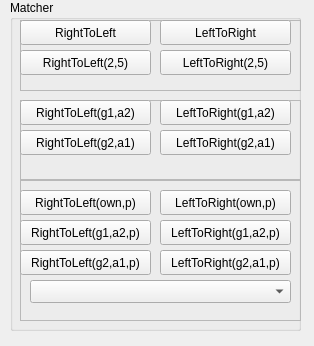
<ui version="4.0" >
 <class>TableWidgetMultMatchSelectFrameClass</class>
 <widget class="QFrame" name="TableWidgetMultMatchSelectFrameClass" >
  <property name="geometry" >
   <rect>
    <x>0</x>
    <y>0</y>
    <width>314</width>
    <height>346</height>
   </rect>
  </property>
  <property name="windowTitle" >
   <string>TableWidgetMultMatchSelectFrame</string>
  </property>
  <widget class="QGroupBox" name="groupBox" >
   <property name="geometry" >
    <rect>
     <x>10</x>
     <y>0</y>
     <width>291</width>
     <height>331</height>
    </rect>
   </property>
   <property name="title" >
    <string>Matcher</string>
   </property>
   <widget class="QFrame" name="frame_matchDifferent" >
    <property name="geometry" >
     <rect>
      <x>10</x>
      <y>100</y>
      <width>281</width>
      <height>80</height>
     </rect>
    </property>
    <property name="frameShape" >
     <enum>QFrame::StyledPanel</enum>
    </property>
    <property name="frameShadow" >
     <enum>QFrame::Raised</enum>
    </property>
    <widget class="QPushButton" name="pushButton_RL12" >
     <property name="geometry" >
      <rect>
       <x>0</x>
       <y>0</y>
       <width>131</width>
       <height>25</height>
      </rect>
     </property>
     <property name="text" >
      <string>RightToLeft(g1,a2)</string>
     </property>
    </widget>
    <widget class="QPushButton" name="pushButton_RL21" >
     <property name="geometry" >
      <rect>
       <x>0</x>
       <y>30</y>
       <width>131</width>
       <height>25</height>
      </rect>
     </property>
     <property name="text" >
      <string>RightToLeft(g2,a1)</string>
     </property>
    </widget>
    <widget class="QPushButton" name="pushButton_LR12" >
     <property name="geometry" >
      <rect>
       <x>140</x>
       <y>0</y>
       <width>131</width>
       <height>25</height>
      </rect>
     </property>
     <property name="text" >
      <string>LeftToRight(g1,a2)</string>
     </property>
    </widget>
    <widget class="QPushButton" name="pushButton_LR21" >
     <property name="geometry" >
      <rect>
       <x>140</x>
       <y>30</y>
       <width>131</width>
       <height>25</height>
      </rect>
     </property>
     <property name="text" >
      <string>LeftToRight(g2,a1)</string>
     </property>
    </widget>
   </widget>
   <widget class="QFrame" name="frame_matchIntern" >
    <property name="geometry" >
     <rect>
      <x>10</x>
      <y>20</y>
      <width>281</width>
      <height>71</height>
     </rect>
    </property>
    <property name="frameShape" >
     <enum>QFrame::StyledPanel</enum>
    </property>
    <property name="frameShadow" >
     <enum>QFrame::Raised</enum>
    </property>
    <widget class="QPushButton" name="pushButton_RL" >
     <property name="geometry" >
      <rect>
       <x>0</x>
       <y>0</y>
       <width>131</width>
       <height>25</height>
      </rect>
     </property>
     <property name="text" >
      <string>RightToLeft</string>
     </property>
    </widget>
    <widget class="QPushButton" name="pushButton_LR" >
     <property name="geometry" >
      <rect>
       <x>140</x>
       <y>0</y>
       <width>131</width>
       <height>25</height>
      </rect>
     </property>
     <property name="text" >
      <string>LeftToRight</string>
     </property>
    </widget>
    <widget class="QPushButton" name="pushButton_RL_index" >
     <property name="geometry" >
      <rect>
       <x>0</x>
       <y>30</y>
       <width>131</width>
       <height>25</height>
      </rect>
     </property>
     <property name="text" >
      <string>RightToLeft(2,5)</string>
     </property>
    </widget>
    <widget class="QPushButton" name="pushButton_LR_index" >
     <property name="geometry" >
      <rect>
       <x>140</x>
       <y>30</y>
       <width>131</width>
       <height>25</height>
      </rect>
     </property>
     <property name="text" >
      <string>LeftToRight(2,5)</string>
     </property>
    </widget>
   </widget>
   <widget class="QFrame" name="frame_matchPolicy" >
    <property name="geometry" >
     <rect>
      <x>10</x>
      <y>180</y>
      <width>281</width>
      <height>141</height>
     </rect>
    </property>
    <property name="frameShape" >
     <enum>QFrame::StyledPanel</enum>
    </property>
    <property name="frameShadow" >
     <enum>QFrame::Raised</enum>
    </property>
    <widget class="QPushButton" name="pushButton_RL12p" >
     <property name="geometry" >
      <rect>
       <x>0</x>
       <y>40</y>
       <width>131</width>
       <height>25</height>
      </rect>
     </property>
     <property name="text" >
      <string>RightToLeft(g1,a2,p)</string>
     </property>
    </widget>
    <widget class="QPushButton" name="pushButton_RL21p" >
     <property name="geometry" >
      <rect>
       <x>0</x>
       <y>70</y>
       <width>131</width>
       <height>25</height>
      </rect>
     </property>
     <property name="text" >
      <string>RightToLeft(g2,a1,p)</string>
     </property>
    </widget>
    <widget class="QPushButton" name="pushButton_LR12p" >
     <property name="geometry" >
      <rect>
       <x>140</x>
       <y>40</y>
       <width>131</width>
       <height>25</height>
      </rect>
     </property>
     <property name="text" >
      <string>LeftToRight(g1,a2,p)</string>
     </property>
    </widget>
    <widget class="QPushButton" name="pushButton_LR21p" >
     <property name="geometry" >
      <rect>
       <x>140</x>
       <y>70</y>
       <width>131</width>
       <height>25</height>
      </rect>
     </property>
     <property name="text" >
      <string>LeftToRight(g2,a1,p)</string>
     </property>
    </widget>
    <widget class="QComboBox" name="comboBox" >
     <property name="geometry" >
      <rect>
       <x>10</x>
       <y>100</y>
       <width>261</width>
       <height>23</height>
      </rect>
     </property>
    </widget>
    <widget class="QPushButton" name="pushButton_RLownp" >
     <property name="geometry" >
      <rect>
       <x>0</x>
       <y>10</y>
       <width>131</width>
       <height>25</height>
      </rect>
     </property>
     <property name="text" >
      <string>RightToLeft(own,p)</string>
     </property>
    </widget>
    <widget class="QPushButton" name="pushButton_LRownp" >
     <property name="geometry" >
      <rect>
       <x>140</x>
       <y>10</y>
       <width>131</width>
       <height>25</height>
      </rect>
     </property>
     <property name="text" >
      <string>LeftToRight(own,p)</string>
     </property>
    </widget>
   </widget>
  </widget>
 </widget>
 <layoutdefault spacing="6" margin="11" />
 <resources/>
 <connections/>
</ui>
